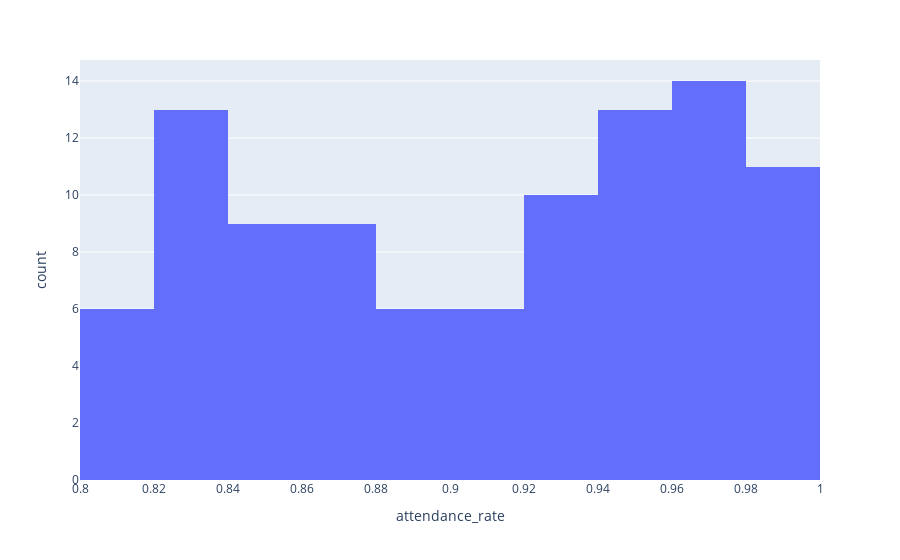

The cell this chart's notebook holds for it:
### Code cell
fig = px.histogram(student_marks, x='attendance_rate')

fig.show()

### Figure 1 — Plotly figure (JSON) as saved in the notebook; plotly's stock layout.template omitted (floating-point values rounded to 4 significant figures)
{"data": [{"alignmentgroup": "True", "bingroup": "x", "hovertemplate": "attendance_rate=%{x}<br>count=%{y}<extra></extra>", "legendgroup": "", "marker": {"color": "#636efa", "pattern": {"shape": ""}}, "name": "", "offsetgroup": "", "orientation": "v", "showlegend": false, "type": "histogram", "x": [0.89, 0.98, 0.83, 0.92, 0.8, 0.94, 0.95, 0.97, 0.84, 0.97, 0.8, 0.92, 0.93, 0.84, 0.94, 0.99, 0.87, 0.96, 0.95, 0.99, 0.92, 0.95, 0.98, 0.89, 0.85, 0.88, 0.82, 0.81, 0.9, 1, 0.97, 0.85, 0.86, 0.99, 0.95, 1, 0.92, 0.96, 0.96, 0.97, 0.83, 0.87, 1, 0.88, 0.83, 0.83, 0.88, 0.84, 0.98, 0.87, 0.91, 0.99, 0.99, 0.87, 0.97, 0.98, 0.97, 0.97, 0.87, 0.93, 0.91, 0.83, 0.8, 0.92, 0.88, 0.97, 0.92, 0.94, 0.85, 0.91, 0.95, 0.84, 0.81, 0.82, 0.93, 0.99, 0.94, 0.91, 0.96, 0.94, 0.92, 0.86, 0.85, 0.95, 0.82, 0.83, 0.86, 0.96, 0.83, 0.86, 0.84, 0.81, 0.82, 0.91, 0.82, 0.94, 0.83, 0.97, 0.98, 0.95], "xaxis": "x", "yaxis": "y"}], "layout": {"barmode": "relative", "legend": {"tracegroupgap": 0}, "margin": {"t": 60}, "xaxis": {"anchor": "y", "domain": [0, 1], "title": {"text": "attendance_rate"}}, "yaxis": {"anchor": "x", "domain": [0, 1], "title": {"text": "count"}}}}
